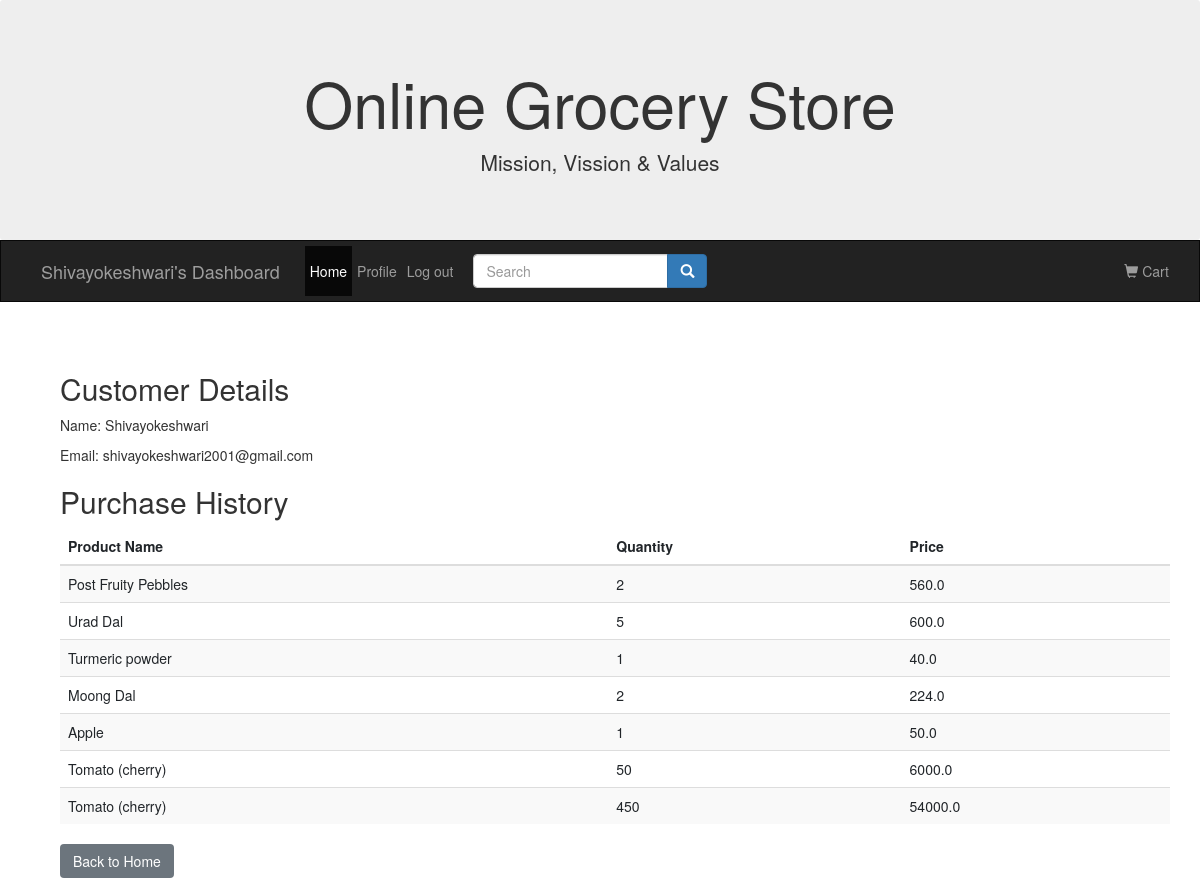
The app's page /profile (signed in) with its own data.
### website/models.py (models this page shows, shortened)
class User(db.Model, UserMixin):
    __tablename__ = 'user'
    id = db.Column(db.Integer, primary_key=True)
    email = db.Column(db.String(150), unique=True)
    password = db.Column(db.String(150))
    first_name = db.Column(db.String(150))
    category = db.relationship('Category')
    roles = db.relationship('Role', secondary=roles_users, backref='roled')

class Role(db.Model, RoleMixin):
    __tablename__ = 'role'
    id = db.Column(db.Integer(), primary_key=True)
    name = db.Column(db.String(80), unique=True)

class PurchaseItem(db.Model):
    __tablename__ = 'purchase_item'
    id = db.Column(db.Integer, primary_key=True)
    user_id = db.Column(db.Integer, db.ForeignKey('user.id'), nullable=False)
    product_id = db.Column(db.Integer, db.ForeignKey(
        'products.id'), nullable=False)
    quantity = db.Column(db.Integer)
    price = db.Column(db.Float)
    user = db.relationship('User', backref='purchase_items')
    product = db.relationship('Products')

class Products(db.Model):
    __tablename__ = 'products'
    id = db.Column(db.Integer, primary_key=True)
    name = db.Column(db.String, nullable=False)
    description = db.Column(db.String(100), nullable=False)
    unit = db.Column(db.String, nullable=False)
    rate_unit = db.Column(db.Integer, nullable=False)
    quantity = db.Column(db.Integer, nullable=False)
    quantity_sold = db.Column(db.Integer, default=0)
    category_id = db.Column(db.String, db.ForeignKey('category.category_id'), nullable=False)
    user_id = db.Column(db.Integer, db.ForeignKey('user.id'), nullable=False)

### website/views.py (the view)
@views.route('/profile', methods=['GET'])
@login_required
def profile():
    user = current_user
    purchase_history = PurchaseItem.query.filter_by(user_id=current_user.id).all()
    return render_template('profile.html', user=user, purchase_history=purchase_history)

### website/templates/profile.html
{% extends "base.html" %} {% block title %}Home{% endblock %} {% block content
    %}
    <div class="container">
        <h2>Customer Details</h2>
        <p>Name: {{ user.first_name }}</p>
        <p>Email: {{ user.email }}</p>
        <h2>Purchase History</h2>
        <table class="table table-striped">
            <thead>
                <tr>
                    <th>Product Name</th>
                    <th>Quantity</th>
                    <th>Price</th>
                </tr>
            </thead>
            <tbody>
                {% for item in purchase_history %}
                <tr>
                    <td>{{ item.product.name }}</td>
                    <td>{{ item.quantity }}</td>
                    <td>{{ item.price }}</td>
                </tr>
                {% endfor %}
            </tbody>
        </table>
        <div class="mt-3">
            <a href="{{ url_for('views.display_products_by_category') }}" class="btn btn-secondary">Back to Home</a>
        </div>
{% endblock%}

### website/templates/base.html (shortened to what this page needs)
<!DOCTYPE html>
<html>
  <head>
    <link
      rel="stylesheet"
      href="https://stackpath.bootstrapcdn.com/bootstrap/4.4.1/css/bootstrap.min.css"
    />
    <link
      rel="stylesheet"
      href="https://stackpath.bootstrapcdn.com/font-awesome/4.7.0/css/font-awesome.min.css"
    />
    <link
      rel="stylesheet"
      href="https://maxcdn.bootstrapcdn.com/bootstrap/3.4.1/css/bootstrap.min.css"
    />
  </head>
  <body>
    <div class="jumbotron">
      <div class="container text-center">
        <h1>Online Grocery Store</h1>
        <p>Mission, Vission & Values</p>
      </div>
    </div>
    <nav class="navbar navbar-expand-lg navbar-inverse">
      <div class="container-fluid">
        <div class="collapse navbar-collapse" id="myNavbar">
          {% if user.is_authenticated %}
          <ul class="nav navbar-nav">
            <a class="navbar-brand" href="#"
              >{{ user.first_name }}'s Dashboard</a
            >
            <li class="nav-item active">
              <a class="nav-link" href="/">Home</a>
            </li>
            {% for role in user.roles %} {% if role.name == 'manager' %}
            <li class="nav-item">
              <a
                class="nav-link"
                href="{{ url_for('views.manager_dashboard') }}"
                >Manager Dashboard</a
              >
            </li>
            {% else %}
            <li class="nav-item">
              <a class="nav-link" href="/profile">Profile</a>
            </li>
            {% endif %} {% endfor %}
            <li class="nav-item">
              <a class="nav-link" href="/logout">Log out</a>
            </li>
          </ul>
          <form
            class="navbar-form navbar-left"
            action="{{ url_for('views.search') }}"
            method="GET"
          >
            <div class="input-group">
              <input
                type="text"
                class="form-control"
                placeholder="Search"
                name="query"
              />
              <div class="input-group-btn">
                <button class="btn btn-primary" type="submit">
                  <i class="glyphicon glyphicon-search"></i>
                </button>
              </div>
            </div>
          </form>
          <ul class="nav navbar-nav navbar-right">
            {% for role in user.roles %} {% if role.name == 'manager' %}
            <li class="nav-item">
              <a class="nav-link" href="/process_selection">
                <span class="glyphicon glyphicon-user"></span> Manager
              </a>
            </li>
            {% else %}
            <li class="nav-item">
              <a class="nav-link" href="/cart">
                <span class="glyphicon glyphicon-shopping-cart"></span> Cart
              </a>
            </li>
            {% endif %} {% endfor %}
          </ul>
          {% endif %}
        </div>
      </div>
    </nav>
    <div class="container">{% block content %} {% endblock %}</div>
  </body>
</html>

### website/templates/base.html (style rules this page uses)
.navbar { margin-bottom: 50px; border-radius: 0; }
.jumbotron { margin-bottom: 0; }

### records on screen
User: first_name "Shivayokeshwari", email "shivayokeshwari2001@gmail.com"
Role: name "Profile"
PurchaseItem: product.name "Post Fruity Pebbles", quantity "2", price "560.0"
PurchaseItem: product.name "Urad Dal", quantity "5", price "600.0"
PurchaseItem: product.name "Turmeric powder", quantity "1", price "40.0"
PurchaseItem: product.name "Moong Dal", quantity "2", price "224.0"
PurchaseItem: product.name "Apple", quantity "1", price "50.0"
PurchaseItem: product.name "Tomato (cherry)", quantity "50", price "6000.0"
PurchaseItem: product.name "Tomato (cherry)", quantity "450", price "54000.0"
